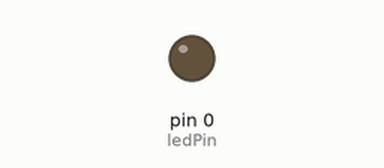
Simulated run of this sketch. Board: Arduino Uno, built with avr-gcc and run on an emulated ATmega328P. Parts: output pins drawn as LEDs (lit = HIGH). Random numbers use the default seed unless the sketch sets one.

Above: at 0.1 s.
At 39.0 s:
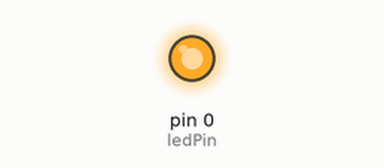
Timing chart, 0 to 40.0 s (numbered marks = the images above):
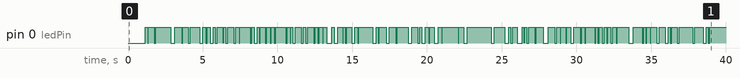

The sketch:

randblink.pde
```cpp
#include <LiquidCrystal.h>

/* Blink without Delay

 Turns on and off a light emitting diode(LED) connected to a digital
 pin, without using the delay() function.  This means that other code
 can run at the same time without being interrupted by the LED code.

  The circuit:
 * LED attached from pin 13 to ground.
 * Note: on most Arduinos, there is already an LED on the board
 that's attached to pin 13, so no hardware is needed for this example.


 created 2005
 by David A. Mellis
 modified 17 Jun 2009
 by Tom Igoe

 http://www.arduino.cc/en/Tutorial/BlinkWithoutDelay
 */

// constants won't change. Used here to
// set pin numbers:
const int ledPin =  0;      // the number of the LED pin

// Variables will change:
int ledState = LOW;             // ledState used to set the LED
long previousMillis = 0;        // will store last time LED was updated

// the follow variables is a long because the time, measured in miliseconds,
// will quickly become a bigger number than can be stored in an int.
long interval = 1000;           // interval at which to blink (milliseconds)

void setup() {
  // set the digital pin as output:
  pinMode(ledPin, OUTPUT);
}

void loop()
{
  // here is where you'd put code that needs to be running all the time.

  // check to see if it's time to blink the LED; that is, is the difference
  // between the current time and last time we blinked the LED bigger than
  // the interval at which we want to blink the LED.
  if (millis() - previousMillis > interval) {
    // save the last time you blinked the LED
    previousMillis = millis();

    // if the LED is off turn it on and vice-versa:
    //if (ledState == LOW)
      //ledState = HIGH;
    //else
      //ledState = LOW;
    interval = random(8,250);
    // set the LED with the ledState of the variable:
    //digitalWrite(ledPin, ledState);
    analogWrite(ledPin, interval);
  }
}
```
